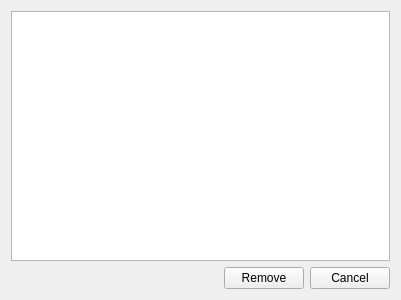
<?xml version="1.0" encoding="UTF-8"?>
<ui version="4.0">
 <class>EmptyDirs</class>
 <widget class="QWidget" name="EmptyDirs">
  <property name="geometry">
   <rect>
    <x>0</x>
    <y>0</y>
    <width>401</width>
    <height>300</height>
   </rect>
  </property>
  <property name="windowTitle">
   <string>Erase empty directories</string>
  </property>
  <layout class="QVBoxLayout" name="verticalLayout">
   <item>
    <widget class="QListWidget" name="dirs_list">
     <property name="editTriggers">
      <set>QAbstractItemView::NoEditTriggers</set>
     </property>
     <property name="modelColumn">
      <number>0</number>
     </property>
    </widget>
   </item>
   <item>
    <layout class="QHBoxLayout" name="horizontalLayout">
     <item>
      <spacer name="horizontalSpacer">
       <property name="orientation">
        <enum>Qt::Horizontal</enum>
       </property>
       <property name="sizeHint" stdset="0">
        <size>
         <width>40</width>
         <height>20</height>
        </size>
       </property>
      </spacer>
     </item>
     <item>
      <widget class="QPushButton" name="btn_remove">
       <property name="text">
        <string>Remove</string>
       </property>
      </widget>
     </item>
     <item>
      <widget class="QPushButton" name="btn_cancel">
       <property name="text">
        <string>Cancel</string>
       </property>
      </widget>
     </item>
    </layout>
   </item>
  </layout>
 </widget>
 <resources/>
 <connections/>
</ui>
